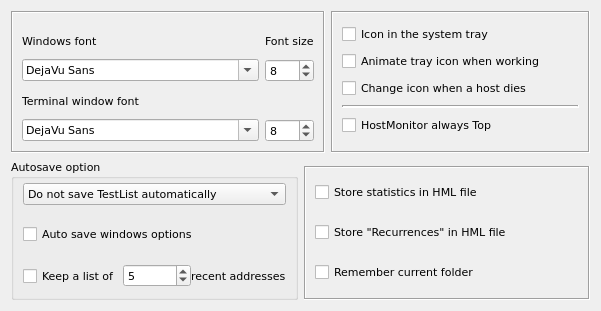
<?xml version="1.0" encoding="UTF-8"?>
<ui version="4.0">
 <class>PreferencesWidget</class>
 <widget class="QWidget" name="PreferencesWidget">
  <property name="geometry">
   <rect>
    <x>0</x>
    <y>0</y>
    <width>601</width>
    <height>311</height>
   </rect>
  </property>
  <property name="font">
   <font>
    <family>DejaVu Sans</family>
    <pointsize>8</pointsize>
   </font>
  </property>
  <property name="windowTitle">
   <string>Preferences</string>
  </property>
  <layout class="QVBoxLayout" name="verticalLayout_7">
   <item>
    <layout class="QHBoxLayout" name="horizontalLayout_3">
     <item>
      <widget class="QFrame" name="boxPreferencesFont">
       <property name="frameShape">
        <enum>QFrame::Box</enum>
       </property>
       <property name="frameShadow">
        <enum>QFrame::Sunken</enum>
       </property>
       <layout class="QGridLayout" name="gridLayout">
        <property name="verticalSpacing">
         <number>0</number>
        </property>
        <item row="0" column="0">
         <widget class="QLabel" name="lblPrefWindowsFont">
          <property name="text">
           <string>Windows font</string>
          </property>
          <property name="buddy">
           <cstring>cmbPrefWindowsFont</cstring>
          </property>
         </widget>
        </item>
        <item row="1" column="0">
         <widget class="QFontComboBox" name="cmbPrefWindowsFont"/>
        </item>
        <item row="1" column="1">
         <widget class="QSpinBox" name="spinPrefWindowsFontSize">
          <property name="minimum">
           <number>2</number>
          </property>
          <property name="maximum">
           <number>28</number>
          </property>
          <property name="value">
           <number>8</number>
          </property>
         </widget>
        </item>
        <item row="2" column="0">
         <widget class="QLabel" name="lblPrefTerminalFont">
          <property name="text">
           <string>Terminal window font</string>
          </property>
          <property name="buddy">
           <cstring>cmbPrefTerminalFont</cstring>
          </property>
         </widget>
        </item>
        <item row="3" column="0">
         <widget class="QFontComboBox" name="cmbPrefTerminalFont">
          <property name="statusTip">
           <string>Font for Telnet client utility </string>
          </property>
         </widget>
        </item>
        <item row="0" column="1">
         <widget class="QLabel" name="lblPrefFontSize">
          <property name="text">
           <string>Font size</string>
          </property>
          <property name="buddy">
           <cstring>spinPrefWindowsFontSize</cstring>
          </property>
         </widget>
        </item>
        <item row="3" column="1">
         <widget class="QSpinBox" name="spinPrefTerminalFontSize">
          <property name="minimum">
           <number>2</number>
          </property>
          <property name="maximum">
           <number>28</number>
          </property>
          <property name="value">
           <number>8</number>
          </property>
         </widget>
        </item>
       </layout>
      </widget>
     </item>
     <item>
      <widget class="QFrame" name="boxPreferencesIcon">
       <property name="frameShape">
        <enum>QFrame::Box</enum>
       </property>
       <property name="frameShadow">
        <enum>QFrame::Sunken</enum>
       </property>
       <layout class="QVBoxLayout" name="verticalLayout_2">
        <property name="spacing">
         <number>0</number>
        </property>
        <property name="topMargin">
         <number>4</number>
        </property>
        <property name="bottomMargin">
         <number>4</number>
        </property>
        <item>
         <widget class="QCheckBox" name="chkPrefMinToTray">
          <property name="text">
           <string>Icon in the system tray</string>
          </property>
         </widget>
        </item>
        <item>
         <widget class="QCheckBox" name="chkPrefAnimateIcon">
          <property name="toolTip">
           <string>Animate tray icon when working</string>
          </property>
          <property name="statusTip">
           <string>Animate tray icon when working</string>
          </property>
          <property name="text">
           <string>Animate tray icon when working</string>
          </property>
         </widget>
        </item>
        <item>
         <widget class="QCheckBox" name="chkPrefChangeIconDie">
          <property name="text">
           <string>Change icon when a host dies</string>
          </property>
         </widget>
        </item>
        <item>
         <widget class="Line" name="line">
          <property name="lineWidth">
           <number>2</number>
          </property>
          <property name="orientation">
           <enum>Qt::Horizontal</enum>
          </property>
         </widget>
        </item>
        <item>
         <widget class="QCheckBox" name="chkPrefAlwaysTop">
          <property name="text">
           <string>HostMonitor always Top</string>
          </property>
         </widget>
        </item>
       </layout>
      </widget>
     </item>
    </layout>
   </item>
   <item>
    <layout class="QHBoxLayout" name="horizontalLayout_2">
     <item>
      <widget class="QGroupBox" name="boxPreferencesAutosave">
       <property name="title">
        <string>Autosave option</string>
       </property>
       <layout class="QVBoxLayout" name="verticalLayout_3">
        <property name="spacing">
         <number>16</number>
        </property>
        <property name="topMargin">
         <number>4</number>
        </property>
        <property name="bottomMargin">
         <number>8</number>
        </property>
        <item>
         <widget class="QComboBox" name="cmbPrefAutoSaveOptions">
          <property name="sizePolicy">
           <sizepolicy hsizetype="Preferred" vsizetype="Fixed">
            <horstretch>0</horstretch>
            <verstretch>0</verstretch>
           </sizepolicy>
          </property>
          <item>
           <property name="text">
            <string>Do not save TestList automatically</string>
           </property>
          </item>
          <item>
           <property name="text">
            <string>Save tests and stats at midnight</string>
           </property>
          </item>
          <item>
           <property name="text">
            <string>Auto save TestList after any changes</string>
           </property>
          </item>
         </widget>
        </item>
        <item>
         <widget class="QCheckBox" name="chkPrefAutoSaveOptions">
          <property name="sizePolicy">
           <sizepolicy hsizetype="Preferred" vsizetype="Preferred">
            <horstretch>0</horstretch>
            <verstretch>0</verstretch>
           </sizepolicy>
          </property>
          <property name="text">
           <string>Auto save windows options</string>
          </property>
         </widget>
        </item>
        <item>
         <layout class="QHBoxLayout" name="horizontalLayout">
          <property name="spacing">
           <number>0</number>
          </property>
          <item>
           <widget class="QCheckBox" name="chkPrefRecent">
            <property name="text">
             <string>Keep a list of </string>
            </property>
           </widget>
          </item>
          <item>
           <widget class="QSpinBox" name="spinPrefRecent">
            <property name="minimum">
             <number>1</number>
            </property>
            <property name="maximum">
             <number>30</number>
            </property>
            <property name="value">
             <number>5</number>
            </property>
           </widget>
          </item>
          <item>
           <widget class="QLabel" name="lblPrefRecent">
            <property name="text">
             <string>recent addresses</string>
            </property>
           </widget>
          </item>
         </layout>
        </item>
       </layout>
      </widget>
     </item>
     <item>
      <layout class="QVBoxLayout" name="verticalLayout_4">
       <item>
        <spacer name="verticalSpacer">
         <property name="orientation">
          <enum>Qt::Vertical</enum>
         </property>
         <property name="sizeType">
          <enum>QSizePolicy::Fixed</enum>
         </property>
         <property name="sizeHint" stdset="0">
          <size>
           <width>20</width>
           <height>7</height>
          </size>
         </property>
        </spacer>
       </item>
       <item>
        <widget class="QFrame" name="boxPreferencesAlert">
         <property name="frameShape">
          <enum>QFrame::Box</enum>
         </property>
         <property name="frameShadow">
          <enum>QFrame::Sunken</enum>
         </property>
         <layout class="QVBoxLayout" name="verticalLayout">
          <property name="spacing">
           <number>10</number>
          </property>
          <property name="topMargin">
           <number>4</number>
          </property>
          <property name="bottomMargin">
           <number>4</number>
          </property>
          <item>
           <widget class="QCheckBox" name="chkPrefStoreStatHML">
            <property name="text">
             <string>Store statistics in HML file</string>
            </property>
           </widget>
          </item>
          <item>
           <widget class="QCheckBox" name="chkPrefStoreRecurencesHML">
            <property name="text">
             <string>Store &quot;Recurrences&quot; in HML file</string>
            </property>
           </widget>
          </item>
          <item>
           <widget class="QCheckBox" name="chkPrefRememberCurrentFolder">
            <property name="text">
             <string>Remember current folder</string>
            </property>
           </widget>
          </item>
         </layout>
        </widget>
       </item>
      </layout>
     </item>
    </layout>
   </item>
  </layout>
 </widget>
 <resources/>
 <connections/>
</ui>
